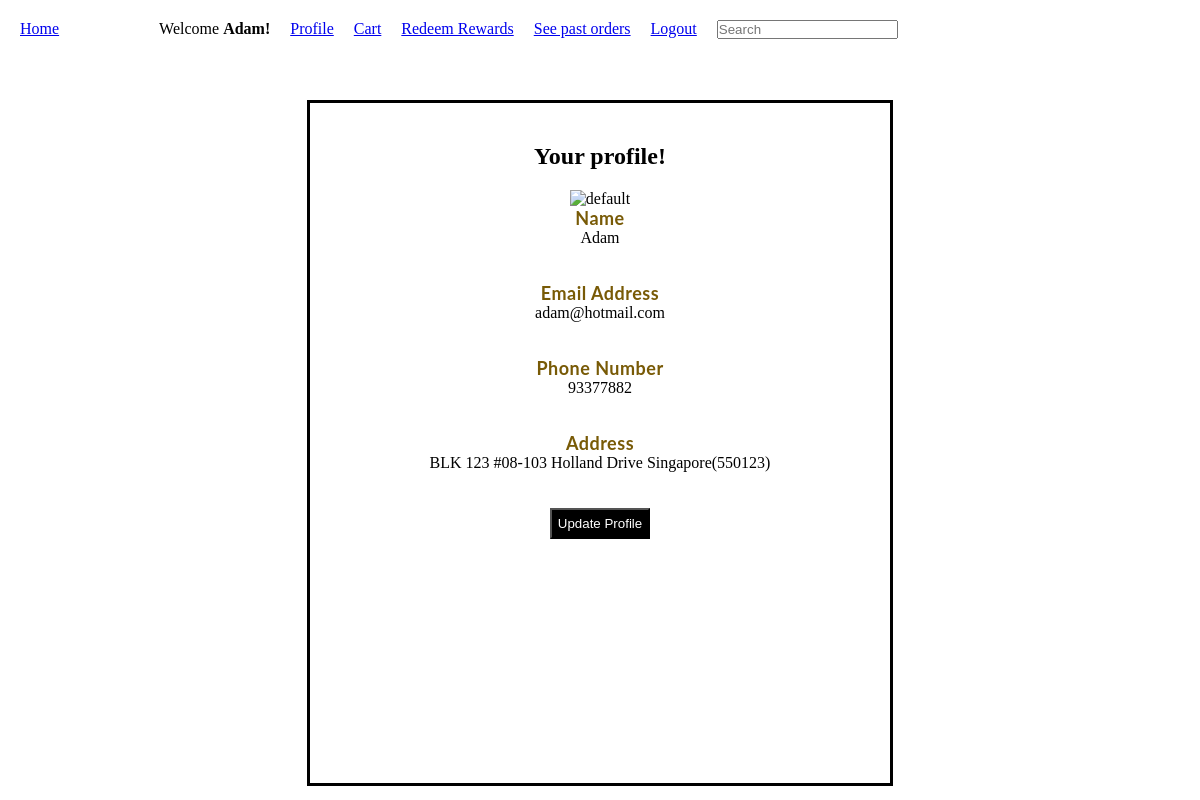
Screenshot of /views/customer/profile.php (signed in) with the database file from the repository.
### tables this page shows
CREATE TABLE IF NOT EXISTS `customers` (
  `user_id` int(11) NOT NULL,
  `mobileNumber` int(11) NOT NULL,
  `address` text NOT NULL,
  `reward_points` int(11) DEFAULT '0',
  PRIMARY KEY (`user_id`)
);

CREATE TABLE IF NOT EXISTS `users` (
  `id` int(11) NOT NULL AUTO_INCREMENT,
  `name` varchar(128) NOT NULL,
  `email` varchar(128) NOT NULL,
  `password` varchar(256) NOT NULL,
  `role` varchar(20) NOT NULL,
  PRIMARY KEY (`id`)
);

### controllers/customerController.php (called while the page is built, shortened)
<?php
    require_once __DIR__."/../connection.php";
    function getCustomerRecord($id){
        global $conn;
        $query = mysqli_query($conn,"SELECT * from customers c inner join users u on c.user_id=u.id where user_id=$id");
        $result = mysqli_fetch_assoc($query);
        return $result;
    }
?>

### views/customer/profile.php (the view, shortened to what this page needs)
<!DOCTYPE html>
<html lang="en">
<head>
    <link rel="stylesheet" href="/delivery/views/css/CustomerProfile.css">
    <?php
    include '../header.php';
    include '../../controllers/customerController.php';
    ?>
</head>
<body>
    <?php
        $user = $_SESSION["loggedInUser"];
        $customer = getCustomerRecord($user["id"]);
    ?>
    <div id="Contact">
                <div id="Zoom"><h2>Your profile!</h2></div>
                <div id = "profilePicture">
                <?php
                    if(!empty($user["profilepic"]))
                    {
                        ?>
                        <img src="../uploaded_images/<?php echo $user["profilepic"] ?>" width='180' height='180' alt="<?php echo $user['profilepic'] ?>">
                        <?php
                    }
                    else
                    {
                        echo "<img src='../uploaded_images/profilepic.png' alt='default' width='180' height='180'>";
                    }
                ?>
                <div id="middle">
                <div>
                    <label>Name</label>
                    <div><?=$user["name"];?></div><br>
                </div>
                <br>
                <div>
                    <label>Email Address</label>
                    <div><?=$user["email"];?></div><br>
                </div>
                <br>
                <div>
                    <label for="">Phone Number</label>
                    <div><?=$customer["mobileNumber"];?></div><br>
                </div>
                <br>
                <div>
                    <label>Address</label>
                   <div><?=$customer["address"];?></div><br>
                </div>
                <br>
                <div class="updateProfile">
                <a href="updateProfile.php"><button>Update Profile</button></a>
               </div>
               </div>
</div>
</body>
</html>

### views/css/CustomerProfile.css (style rules this page uses)
#Contact { border:3px solid black; width:500px; height:600px; margin:0 auto; text-align:center; padding:40px; margin-top:40px; }
#Contact label { margin:0 auto; letter-spacing:.5px; padding-bottom:28px; font-size:18px; color:#785A06; font-family:Lato; font-weight:bold; text-decoration:none; line-height:20px; }
button { padding:6px; background-color:black; color:white; text-align:center; }

### views/css/styles.css (style rules this page uses)
* { padding: 0; margin: 0; }
h1,h2,h3,h4 { margin-bottom: 20px; }

### rows the page displays
customers: user_id.name "Adam", user_id.email "adam@hotmail.com", mobileNumber "93377882", address "BLK 123 #08-103 Holland Drive Singapore(550123)"

### other values shown
$name "Adam"
